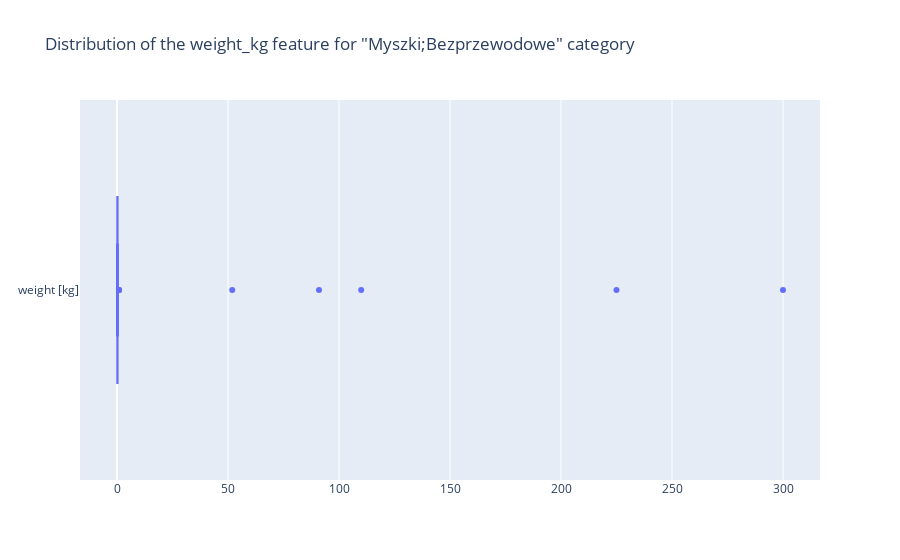

Notebook code for this chart:
### Code cell
fig = go.Figure()

fig.add_trace(go.Box(
    x=df_products[df_products['category_path'] == 'Myszki;Bezprzewodowe']['weight_kg'], name='weight [kg]'))

fig.update_layout(title_text='Distribution of the weight_kg feature for "Myszki;Bezprzewodowe" category')

### Figure 1 — Plotly figure (JSON) as saved in the notebook; plotly's stock layout.template omitted (floating-point values rounded to 4 significant figures)
{"data": [{"name": "weight [kg]", "type": "box", "x": [225, 0.29, 0.9, 0.188, 91, 0.25, 0.25, 0.17, 0.18, 110, 0.371, 0.4, 0.127, 0.26, 0.127, 0.18, 0.24, 0.24, 0.24, 0.14, 0.92, 0.13, 0.15, 0.08, 0.24, 0, 0.12, 0.43, 0.9, 0.39, 0.09, 0.32, 0.1, 0.13, 0.126, 0.099, 0.13, 0.26, 0.23, 0.333, 0.334, 0.1, 0.224, 0.16, 300, 0.157, 0.19, 0.182, 0.39, 0.182, 0.23, 0.204, 0.36, 0.371, 0.165, 0.167, 0.131, 0.14, 0.235, 0.33, 0.148, 0.266, 0.25, 0.286, 0.1, 0.1, 0.13, 0.18, 0.105, 0.08, 0.101, 0.26, 0.106, 0.1, 0.13, 0.14, 0.18, 0.06, 0.06, 0.099, 0.147, 0.125, 0.125, 0.065, 0.143, 0.125, 0.181, 0.125, 0.32, 0.12, 0.12, 0.12, 0.121, 0.16, 0.241, 51.9, 0.186, 0.142, 0.141, 0.215, 0.18, 0.212, 0.07, 0.21, 0.18, 0.4, 0.26, 0.07, 0.12, 0.185]}], "layout": {"title": {"text": "Distribution of the weight_kg feature for \"Myszki;Bezprzewodowe\" category"}}}
